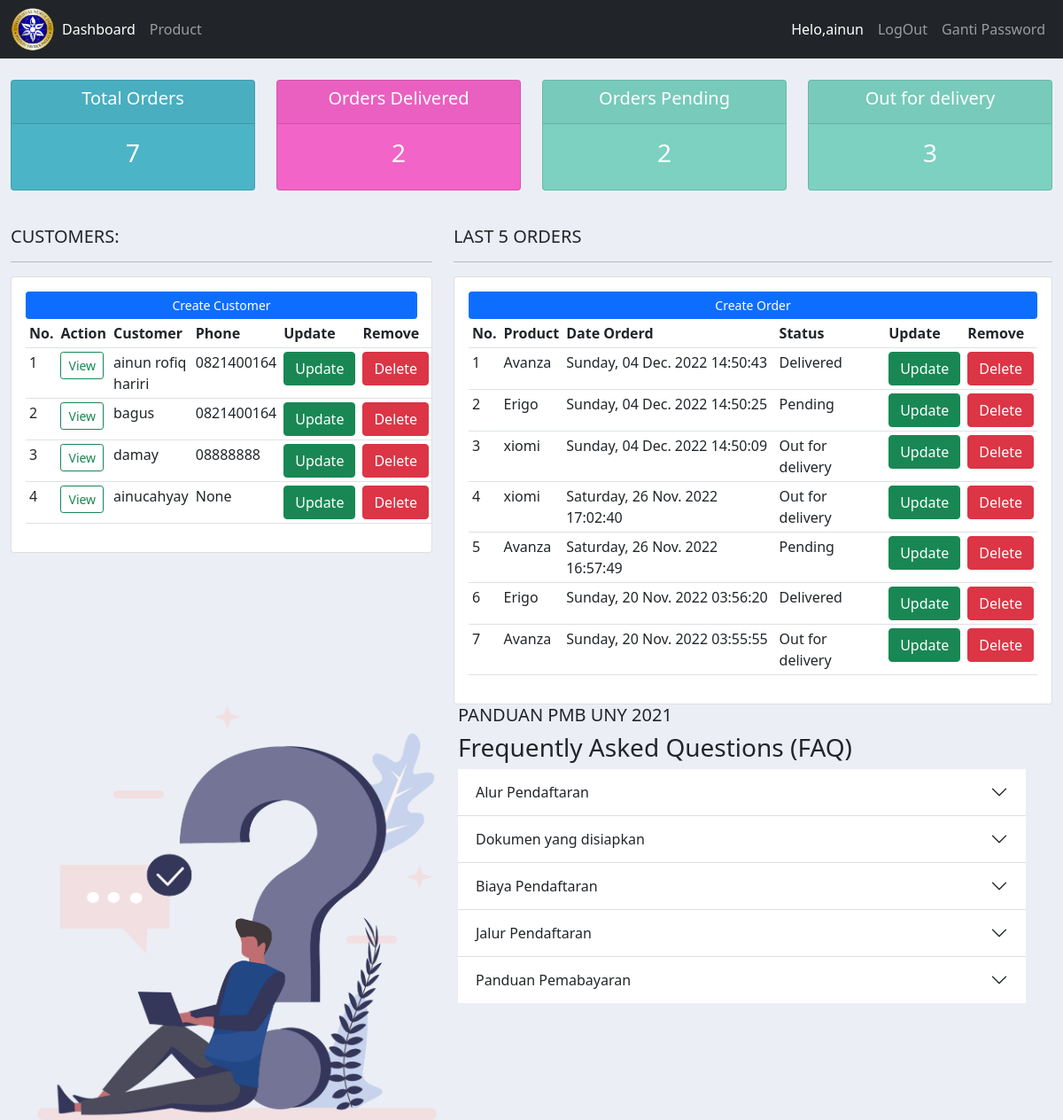
The app's page / (signed in) with its own data.
### rofiq/models.py (models this page shows, shortened)
class Custumer(models.Model):
       user = models.OneToOneField(User, null=True, on_delete=models.CASCADE)
       name = models.CharField(max_length=200, blank=True, null=True)
       phone = models.CharField(max_length=200, blank=True, null=True)
       email = models.CharField(max_length=200, blank=True, null=True)
       date_created= models.DateTimeField(auto_now_add=True, null=True)
       profile_pic = models.ImageField(null=True, blank=True ,  upload_to='gambar')
       class Meta:
              verbose_name_plural = "Konsumen"

class Order(models.Model):
       STATUS=(
              ('Pending', 'Pending'),
              ('Out for delivery' , 'Out for delivery'),
              ('Delivered', 'Delivered'),
       )
       custumer = models.ForeignKey(Custumer, null=True, on_delete=models.SET_NULL)
       product = models.ForeignKey(Product, null=True, on_delete=models.SET_NULL)
       date_created = models.DateTimeField(auto_now_add=True, null=True)
       status = models.CharField(max_length=200, null=True, choices=STATUS)
       note = models.CharField(max_length=200, blank=True, null=True)

class Product(models.Model):
       CATEGORY=(
              ('Indoor', 'Indoor'),
              ('Out Door' , 'Out Door'),
       )
       class Meta:
              verbose_name_plural = "Produk"
       name = models.CharField(max_length=200, blank=True, null=True)
       price = models.IntegerField(blank=True, null=True)
       category = models.CharField(max_length=200, blank=True, null=True, choices=CATEGORY)
       description = models.CharField(max_length=200, blank=True, null=True)
       tag = models.ManyToManyField(Tag)
       date_created= models.DateTimeField(auto_now_add=True, null=True)
       gambar= models.ImageField(upload_to='gambar/produk', blank=True, null=True, verbose_name="Gambar (1200 x 700)")
       def __str__(self):
              return self.name

### rofiq/decorators.py (the view)
    def perubahan_halaman(request, *args, **kwargs):
        group = None
        if request.user.groups.exists():
            group = request.user.groups.all()[0].name
        if group == 'custumer' :
            return redirect('user-page')
        if group == 'admin' :
            return fungsi_awal(request, *args, **kwargs)

### rofiq/views.py (called while the page is built)
@login_required(login_url='login')
@pilihan_login
def home(request):
    list_custumer = Custumer.objects.order_by('id')
    list_order = Order.objects.order_by('-id')
    total_orders = list_order.count()
    delivered = list_order.filter(status = 'Delivered').count()
    pending = list_order.filter(status = 'Pending').count()
    out_delivery = list_order.filter(status = 'Out for delivery').count()
    context = {
        'judul': 'Halaman Beranda',
        'menu': 'home',
        'custumer':list_custumer,
        'order':list_order,
        'data_total_orders': total_orders,
        'data_delivered' : delivered,
        'data_pending' : pending,
        'data_out' : out_delivery,
    }
    return render(request, 'data/home.html', context)

### rofiq/templates/data/home.html (shortened to what this page needs)
{% extends "main.html" %}
{% load humanize %}
{% load static %}
{% block content %}
{% include "data/status.html" %}
<br>
<div class="container-fluid">
    <div class="row">
        <div class="col-md-5">
            <h5>CUSTOMERS:</h5>
            <hr>
            <div class="card card-body">
                <a class="btn btn-primary btn-sm btn-block" href="{% url 'create_custumer' %}">Create Customer</a>
                <table class="table table-sm">
                    <tr>
                        <th>No.</th>
                        <th>Action</th>
                        <th>Customer</th>
                        <th>Phone</th>
                        <th>Update</th>
                        <th>Remove</th>
                    </tr>
                    {% for datacustumer in custumer %}
                    <tr>
                        <td>{{ forloop.counter }}</td>
                        <td><a href="{% url 'custumer' datacustumer.id %}" class="btn btn-outline-success btn-sm">View</a></td>
                        <td>{{ datacustumer.name }}</td>
                       <td>{{ datacustumer.phone }}</td>
                       <td><a href="{% url 'update_custumer' datacustumer.id %}" class="btn btn-success">Update</a></td>
                       <td><a href="{% url 'delete_custumer' datacustumer.id %}" class="btn btn-danger">Delete</a></td>
                    </tr>
                    {% endfor %}
                </table>
            </div>
        </div>
        <div class="col-md-7">
            <h5>LAST 5 ORDERS</h5>
            <hr>
            <div class="card card-body">
                <a class="btn btn-primary btn-sm btn-block" href="{% url 'create_order' %}">Create Order</a>
                <table class="table table-sm">
                    <tr>
                        <th>No.</th>
                        <th>Product</th>
                        <th>Date Orderd</th>
                        <th>Status</th>
                        <th>Update</th>
                        <th>Remove</th>
                    </tr>
                    {% for dataorder in order %}
                        <tr>
                            <td>{{ forloop.counter }}</td>
                            <td>{{ dataorder.product }}</td>
                            <td>
                              {{ dataorder.date_created|date:"l, d N Y" }}
                              {{ dataorder.date_created|time:"H:i:s" }}
                            </td>
                            <td>{{ dataorder.status }}</td>
                            <td><a href="{% url 'update_order' dataorder.id %}" class="btn btn-success">Update</a></td>
                            <td><a href="{% url 'delete_order' dataorder.id %}" class="btn btn-danger">Delete</a></td>
                       </tr>
                    {% endfor %}
                </table>
            </div>
        </div>
    </div>
</div>
<div class="container">
    <div>
        <div class="row">
            <div class="col-md-5 ">
                <img class="w-100" src="{% static '/images/faq.png' %}" id="logo">
            </div>
            <div class=" col-md-7">
                <h5>PANDUAN PMB UNY 2021</h5>
                <h3>Frequently Asked Questions (FAQ)</h3>
                <div class="accordion  accordion-flush" id="accordionFlushExample">
                    <div class=" accordion-item">
                      <h2 class="accordion-header" id="flush-headingOne">
                        <button class="accordion-button collapsed" type="button" data-bs-toggle="collapse" data-bs-target="#flush-collapseOne" aria-expanded="false" aria-controls="flush-collapseOne">
                         Alur Pendaftaran
                        </button>
                      </h2>
                    </div>
                    <div class="accordion-item">
                      <h2 class="accordion-header" id="flush-headingTwo">
                        <button class="accordion-button collapsed" type="button" data-bs-toggle="collapse" data-bs-target="#flush-collapseTwo" aria-expanded="false" aria-controls="flush-collapseTwo">
                          Dokumen yang disiapkan
                        </button>
                      </h2>
                    </div>
                    <div class="accordion-item">
                      <h2 class="accordion-header" id="flush-headingThree">
                        <button class="accordion-button collapsed" type="button" data-bs-toggle="collapse" data-bs-target="#flush-collapseThree" aria-expanded="false" aria-controls="flush-collapseThree">
                          Biaya Pendaftaran
                        </button>
                      </h2>
                    </div>
                    <div class="accordion-item">
                      <h2 class="accordion-header" id="flush-headingFour">
                        <button class="accordion-button collapsed" type="button" data-bs-toggle="collapse" data-bs-target="#flush-collapseFour" aria-expanded="false" aria-controls="flush-collapseFour">
                          Jalur Pendaftaran
                        </button>
                      </h2>
                    </div>
                    <div class="accordion-item">
                      <h2 class="accordion-header" id="flush-headingFive">
                        <button class="accordion-button collapsed" type="button" data-bs-toggle="collapse" data-bs-target="#flush-collapseFive" aria-expanded="false" aria-controls="flush-collapseFive">
                          Panduan Pemabayaran
                        </button>
                      </h2>
                    </div>
                  </div>
            </div>
        </div>
    </div>
</div>
    {% endblock content %}

### templates/main.html (shortened to what this page needs)
{% load static %}
<!DOCTYPE html>
<html lang="en">
    <head>
    <link
    href="https://cdn.jsdelivr.net/npm/bootstrap@5.1.3/dist/css/bootstrap.min.css"
    rel="stylesheet"
>
    <link rel="stylesheet" type="text/css" href="{% static '/css/main.css' %}">
    </head>
    <body>
        <div class="d-flex">
            <div class="flex-grow-1">
                {% include "navbar.html" %}
                {% block content %}
                {% endblock content %}
            </div>
          </div>
    </body>
</html>

### templates/navbar.html (shortened to what this page needs)
{% load static %}
<nav class="navbar navbar-expand-lg navbar-dark bg-dark">
    <div class="container-fluid">
      <img src="{% static '/images/logo.png' %}" id="logo">
      <div class="collapse navbar-collapse" id="navbarSupportedContent">
        <ul class="navbar-nav me-auto mb-2 mb-lg-0">
          {% if request.user.is_staff %}
            <li class="nav-item">
              <a class="nav-link {% if menu == 'home' %} active {% endif %}" href="{% url 'home' %}">Dashboard</a>
            </li>
            <li class="nav-item">
              <a class="nav-link {% if menu == 'products' %} active {% endif %}" href="{% url 'products' %}">Product</a>
            </li>
            {% else %}
              {% if user.is_authenticated %}
                <a class="nav-link {% if menu == 'settings' %} active {% endif %}" href="{% url 'account-page' %}">Settings</a>
              {% endif %}
          {% endif %}
        </ul>
        <ul class="navbar-nav">
          {% if user.is_authenticated %}
            <li class="nav-item">
              <a class="nav-link active" href="#">Helo,{{ request.user }} </a>
            </li>
            <li class="nav-item">
              <a class="nav-link" href="{% url 'logout' %}">LogOut</a>
            </li>
            <li class="nav-item">
              <a class="nav-link" href="{% url 'password_change' %}">Ganti Password</a>
            </li>
          {% endif %}
        </ul>
      </div>
    </div>
  </nav>

### rofiq/templates/data/status.html (shortened to what this page needs)
    <div class="container-fluid">
        <div class="row">
            <div class="col">
                <div class="col-md">
                    <div class="card text-center text-white mb-3" id="total-orders">
                        <div class="card-header">
                            <h5 class="card-title">Total Orders</h5>
                        </div>
                        <div class="card-body">
                            <h3 class="card-title">{{ data_total_orders }}</h3>
                        </div>
                    </div>
                </div>
            </div>
            <div class="col">
                <div class="col-md">
                    <div class="card text-center text-white mb-3" id="orders-delivered">
                        <div class="card-header">
                            <h5 class="card-title">Orders Delivered</h5>
                        </div>
                        <div class="card-body">
                            <h3 class="card-title">{{ data_delivered }}</h3>
                        </div>
                    </div>
                </div>
            </div>
            <div class="col">
                <div class="col-md">
                    <div class="card text-center text-white mb-3" id="orders-pending">
                        <div class="card-header">
                            <h5 class="card-title">Orders Pending</h5>
                        </div>
                        <div class="card-body">
                            <h3 class="card-title">{{ data_pending }}</h3>
                        </div>
                    </div>
                </div>
            </div>
            <div class="col">
                <div class="col-md">
                    <div class="card text-center text-white mb-3" id="orders-pending">
                        <div class="card-header">
                            <h5 class="card-title">Out for delivery</h5>
                        </div>
                        <div class="card-body">
                            <h3 class="card-title">{{ data_out }}</h3>
                        </div>
                    </div>
                </div>
            </div>
        </div>
    </div>

### static/css/main.css (style rules this page uses)
#logo { width: 50px; }
body { background-color: #ebeff5; }
#total-orders { background-color: #4cb4c7; }
#orders-delivered { background-color: #f264c7; }
#orders-pending { background-color: #7CD1C0; }

### records on screen
Custumer: name "ainun rofiq hariri", phone "0821400164"
Custumer: name "bagus", phone "0821400164"
Custumer: name "damay", phone "08888888"
Custumer: name "ainucahyay", phone "None"
Order: product "Avanza", date_created "Sunday, 04 Dec. 2022", date_created "14:50:43", status "Delivered"
Order: product "Erigo", date_created "Sunday, 04 Dec. 2022", date_created "14:50:25", status "Pending"
Order: product "xiomi", date_created "Sunday, 04 Dec. 2022", date_created "14:50:09", status "Out for delivery"
Order: product "xiomi", date_created "Saturday, 26 Nov. 2022", date_created "17:02:40", status "Out for delivery"
Order: product "Avanza", date_created "Saturday, 26 Nov. 2022", date_created "16:57:49", status "Pending"
Order: product "Erigo", date_created "Sunday, 20 Nov. 2022", date_created "03:56:20", status "Delivered"
Order: product "Avanza", date_created "Sunday, 20 Nov. 2022", date_created "03:55:55", status "Out for delivery"

### other values on screen
{{ request.user }} "ainun"
{{ data_total_orders }} "7"
{{ data_delivered }} "2"
{{ data_pending }} "2"
{{ data_out }} "3"
